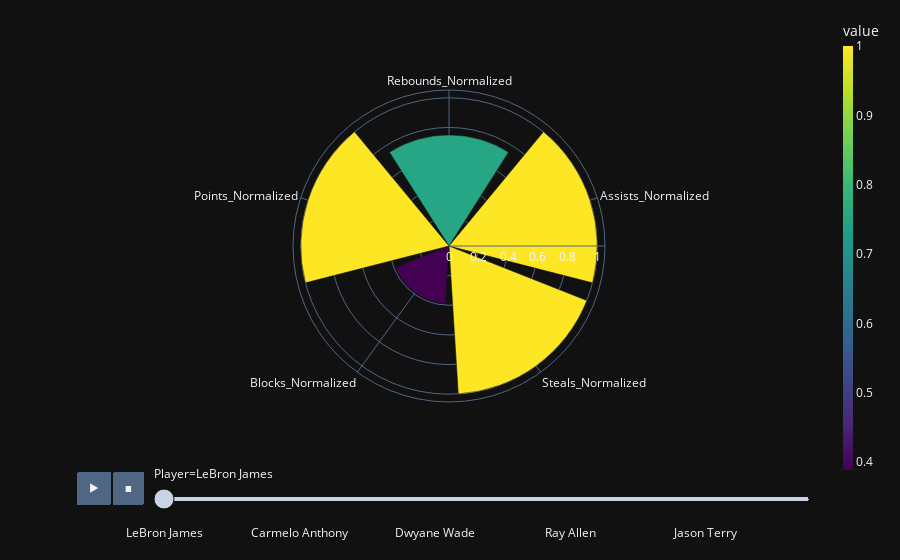

Notebook source saved alongside this figure:
### Markdown cell above
d) Skill Profile (Bar-Polar Viz)

### Code cell
test_7 = px.bar_polar(polar_df, r="value", theta="Skills", color='value',
                    color_continuous_scale=px.colors.sequential.Viridis,
                    animation_frame="Player",
                    animation_group="Player",
                    template="plotly_dark", 
                    title='')
test_7.update_layout(
    coloraxis_colorbar_thicknessmode='pixels',
    coloraxis_colorbar_thickness=10,
    coloraxis_colorbar_len=1.5
)
test_7.show()

### Figure 1 — Plotly figure (JSON) as saved in the notebook; plotly's stock layout.template omitted (floating-point values rounded to 4 significant figures)
{"data": [{"hovertemplate": "Player=LeBron James<br>value=%{marker.color}<br>Skills=%{theta}<extra></extra>", "ids": ["LeBron James", "LeBron James", "LeBron James", "LeBron James", "LeBron James"], "legendgroup": "", "marker": {"color": [0.7496, 1, 1, 0.3884, 1], "coloraxis": "coloraxis"}, "name": "", "r": [0.7496, 1, 1, 0.3884, 1], "showlegend": false, "subplot": "polar", "theta": ["Rebounds_Normalized", "Assists_Normalized", "Steals_Normalized", "Blocks_Normalized", "Points_Normalized"], "type": "barpolar"}], "layout": {"barmode": "relative", "coloraxis": {"colorbar": {"len": 1.5, "thickness": 10, "thicknessmode": "pixels", "title": {"text": "value"}}, "colorscale": [[0, "#440154"], [0.1111, "#482878"], [0.2222, "#3e4989"], [0.3333, "#31688e"], [0.4444, "#26828e"], [0.5556, "#1f9e89"], [0.6667, "#35b779"], [0.7778, "#6ece58"], [0.8889, "#b5de2b"], [1, "#fde725"]]}, "legend": {"tracegroupgap": 0}, "margin": {"t": 60}, "polar": {"angularaxis": {"direction": "clockwise", "rotation": 90}, "domain": {"x": [0, 1], "y": [0, 1]}}, "sliders": [{"active": 0, "currentvalue": {"prefix": "Player="}, "len": 0.9, "pad": {"b": 10, "t": 60}, "steps": [{"args": [["LeBron James"], {"frame": {"duration": 0, "redraw": true}, "fromcurrent": true, "mode": "immediate", "transition": {"duration": 0, "easing": "linear"}}], "label": "LeBron James", "method": "animate"}, {"args": [["Kobe Bryant"], {"frame": {"duration": 0, "redraw": true}, "fromcurrent": true, "mode": "immediate", "transition": {"duration": 0, "easing": "linear"}}], "label": "Kobe Bryant", "method": "animate"}, {"args": [["Dirk Nowitzki"], {"frame": {"duration": 0, "redraw": true}, "fromcurrent": true, "mode": "immediate", "transition": {"duration": 0, "easing": "linear"}}], "label": "Dirk Nowitzki", "method": "animate"}, {"args": [["Tim Duncan"], {"frame": {"duration": 0, "redraw": true}, "fromcurrent": true, "mode": "immediate", "transition": {"duration": 0, "easing": "linear"}}], "label": "Tim Duncan", "method": "animate"}, {"args": [["Carmelo Anthony"], {"frame": {"duration": 0, "redraw": true}, "fromcurrent": true, "mode": "immediate", "transition": {"duration": 0, "easing": "linear"}}], "label": "Carmelo Anthony", "method": "animate"}, {"args": [["Paul Pierce"], {"frame": {"duration": 0, "redraw": true}, "fromcurrent": true, "mode": "immediate", "transition": {"duration": 0, "easing": "linear"}}], "label": "Paul Pierce", "method": "animate"}, {"args": [["Kevin Durant"], {"frame": {"duration": 0, "redraw": true}, "fromcurrent": true, "mode": "immediate", "transition": {"duration": 0, "easing": "linear"}}], "label": "Kevin Durant", "method": "animate"}, {"args": [["Vince Carter"], {"frame": {"duration": 0, "redraw": true}, "fromcurrent": true, "mode": "immediate", "transition": {"duration": 0, "easing": "linear"}}], "label": "Vince Carter", "method": "animate"}, {"args": [["Dwyane Wade"], {"frame": {"duration": 0, "redraw": true}, "fromcurrent": true, "mode": "immediate", "transition": {"duration": 0, "easing": "linear"}}], "label": "Dwyane Wade", "method": "animate"}, {"args": [["James Harden"], {"frame": {"duration": 0, "redraw": true}, "fromcurrent": true, "mode": "immediate", "transition": {"duration": 0, "easing": "linear"}}], "label": "James Harden", "method": "animate"}, {"args": [["Russell Westbrook"], {"frame": {"duration": 0, "redraw": true}, "fromcurrent": true, "mode": "immediate", "transition": {"duration": 0, "easing": "linear"}}], "label": "Russell Westbrook", "method": "animate"}, {"args": [["Tony Parker"], {"frame": {"duration": 0, "redraw": true}, "fromcurrent": true, "mode": "immediate", "transition": {"duration": 0, "easing": "linear"}}], "label": "Tony Parker", "method": "animate"}, {"args": [["Ray Allen"], {"frame": {"duration": 0, "redraw": true}, "fromcurrent": true, "mode": "immediate", "transition": {"duration": 0, "easing": "linear"}}], "label": "Ray Allen", "method": "animate"}, {"args": [["Joe Johnson"], {"frame": {"duration": 0, "redraw": true}, "fromcurrent": true, "mode": "immediate", "transition": {"duration": 0, "easing": "linear"}}], "label": "Joe Johnson", "method": "animate"}, {"args": [["Kevin Garnett"], {"frame": {"duration": 0, "redraw": true}, "fromcurrent": true, "mode": "immediate", "transition": {"duration": 0, "easing": "linear"}}], "label": "Kevin Garnett", "method": "animate"}, {"args": [["LaMarcus Aldridge"], {"frame": {"duration": 0, "redraw": true}, "fromcurrent": true, "mode": "immediate", "transition": {"duration": 0, "easing": "linear"}}], "label": "LaMarcus Aldridge", "method": "animate"}, {"args": [["Jason Terry"], {"frame": {"duration": 0, "redraw": true}, "fromcurrent": true, "mode": "immediate", "transition": {"duration": 0, "easing": "linear"}}], "label": "Jason Terry", "method": "animate"}, {"args": [["Chris Paul"], {"frame": {"duration": 0, "redraw": true}, "fromcurrent": true, "mode": "immediate", "transition": {"duration": 0, "easing": "linear"}}], "label": "Chris Paul", "method": "animate"}, {"args": [["Pau Gasol"], {"frame": {"duration": 0, "redraw": true}, "fromcurrent": true, "mode": "immediate", "transition": {"duration": 0, "easing": "linear"}}], "label": "Pau Gasol", "method": "animate"}, {"args": [["Stephen Curry"], {"frame": {"duration": 0, "redraw": true}, "fromcurrent": true, "mode": "immediate", "transition": {"duration": 0, "easing": "linear"}}], "label": "Stephen Curry", "method": "animate"}], "x": 0.1, "xanchor": "left", "y": 0, "yanchor": "top"}], "updatemenus": [{"buttons": [{"args": [null, {"frame": {"duration": 500, "redraw": true}, "fromcurrent": true, "mode": "immediate", "transition": {"duration": 500, "easing": "linear"}}], "label": "&#9654;", "method": "animate"}, {"args": [[null], {"frame": {"duration": 0, "redraw": true}, "fromcurrent": true, "mode": "immediate", "transition": {"duration": 0, "easing": "linear"}}], "label": "&#9724;", "method": "animate"}], "direction": "left", "pad": {"r": 10, "t": 70}, "showactive": false, "type": "buttons", "x": 0.1, "xanchor": "right", "y": 0, "yanchor": "top"}]}}
